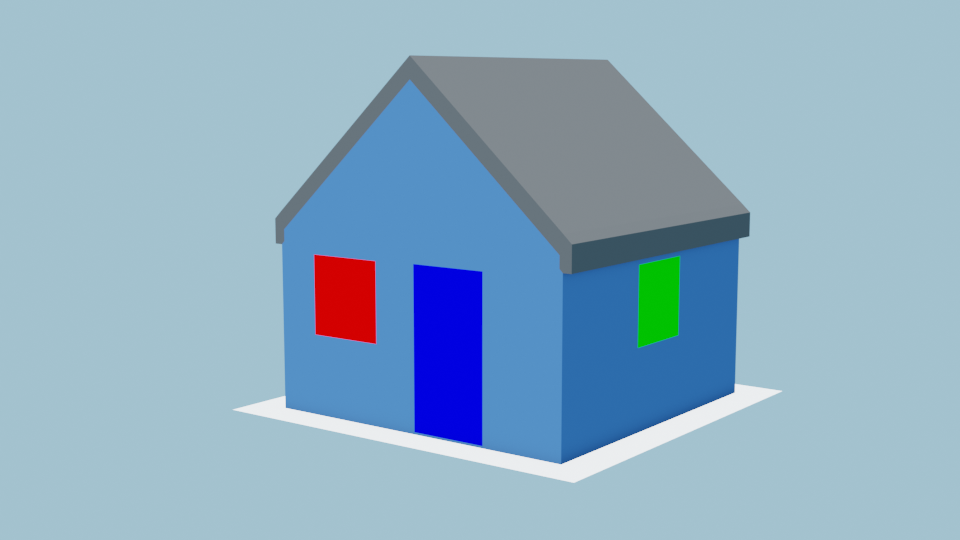
#> input picture data/house1.png, 960 x 540 px
$ jupyter execute --allow-errors test.ipynb
#> lines starting #> are read from the running program, lines starting #| are printed output that depends on the picture
### image_processing/colors.py
import numpy as np
import cv2
import util

import stereo_geometry.transformations as tfs

##############################################################################################################
###                                             RGB <-> sRGB
##############################################################################################################

def bgr2rgb(image):
    #reverse order
    return image[:,:,::-1]

# [51 lines left out: functions rgb2srgb, srgb2rgb, normHSV, rgb2hsv, hsv2rgb, not called in this run]

def srgb2hsv(im):
    return rgb2hsv(srgb2rgb(im))

def hsv2srgb(im):
    return hsv2rgb(rgb2srgb(im))

##############################################################################################################
###                                             sRGB <-> XYZ
###                                             RGB <-> XYZ
##############################################################################################################

#map XYZ to [0,1]
# [10 lines left out: function normXYZ, not called in this run]

#expects [0,255]
def rgb2xyz(image):
    imRGB = util.map1(image).copy()

    #transform matrix from RGB to XYZ
    T = np.array([
        [0.4124, 0.3576, 0.1805],
        [0.2126, 0.7152, 0.0722],
        [0.0193, 0.1192, 0.9505]
    ])

    #transform
    im = tfs.transform2d(imRGB, T)

    return util.map255(normXYZ(im))

#expects [0,255]
# [14 lines left out: function xyz2rgb, not called in this run]

def srgb2xyz(im):
    return rgb2xyz(srgb2rgb(im))

def xyz2srgb(im):
    return xyz2rgb(rgb2srgb(im))

##############################################################################################################
###                                             XYZ <-> Lab
###                                             sRGB <-> Lab
###                                             RGB <-> Lab
##############################################################################################################

WHITE = np.array([0.95047, 1.00000, 1.08883]) #D65 reference white

# [83 lines left out: functions normLab, xyz2lab, lab2xyz, not called in this run]

def rgb2lab(im):
    return xyz2lab(rgb2xyz(im))

def lab2rgb(im):
    return xyz2rgb(lab2xyz(im))

def srgb2lab(im):
    return xyz2lab(srgb2xyz(im))

def lab2srgb(im):
    return xyz2srgb(lab2xyz(im))

### util.py
import numpy as np
import matplotlib.pyplot as plt
import matplotlib.lines as Lines
import cv2
import math

##############################################################################################################
###                                        OpenCV and Matplotlib
##############################################################################################################

#display points
def plotPoints(ax, points, color='red'):
    ax.scatter(points, color=color)

#display lines
# [16 lines left out: function plotLines, not called in this run]

def plotPointCloud():
    pass

##############################################################################################################
###                                             Math
##############################################################################################################

#skew symmetric cross product matrix of vector
# [6 lines left out: function skew, not called in this run]

#normalize image
def map1(image):
    return image.astype(np.float32) / 255

#denormalize image
def map255(image):
    return (image * 255).astype(np.uint8)

#line intersections
# [33 lines left out: functions computIntersections, computeRadialIntersections, not called in this run]

### test.ipynb
[cell 1]
import numpy as np
import matplotlib.pyplot as plt

import cv2
import util

import image_processing.colors as colors
import image_processing.filters as filter

[cell 2]
#Load and diaplay image
image = cv2.imread('data/house1.png')
#> image is the input picture: shape (540, 960, 3); mean B, G, R 194.9, 172.7, 141.3
image = colors.bgr2rgb(image)
#> in bgr2rgb, `return image[:,:,::-1]`:
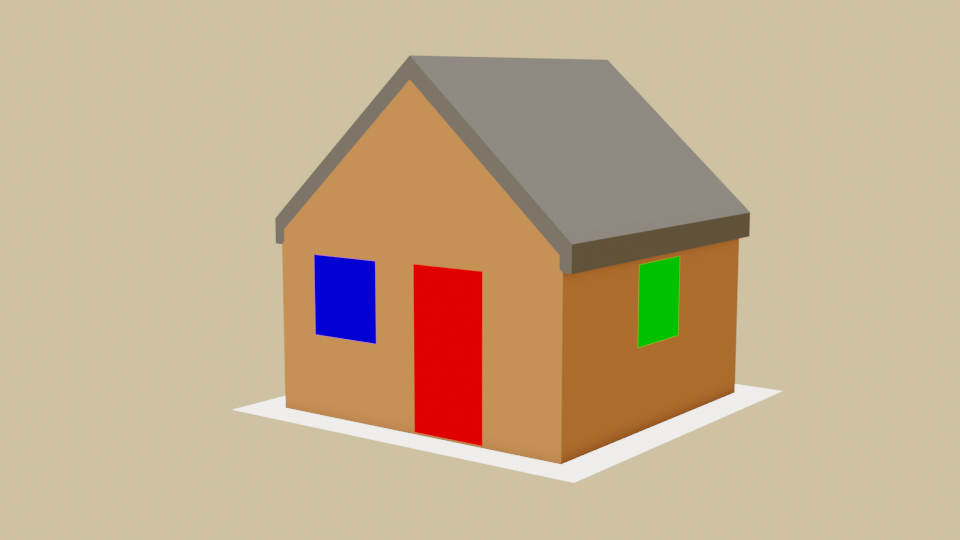
#> returned value: shape (540, 960, 3); mean of channels 0, 1, 2 141.3, 172.7, 194.9; drawn as B, G, R
plt.imshow(image)

[cell 3]
fig, ax = plt.subplots(4, 3) # rows: RGB, HSV, XYZ, LAB and cols: OpenCV, Custom, Reprojection
fig.suptitle('Color Space Tests')

#display built int for comparisons
xyzcv = cv2.cvtColor(image, cv2.COLOR_RGB2XYZ)
#> xyzcv: shape (540, 960, 3); mean of channels 0, 1, 2 155.2, 167.6, 208.5
ax[0,0].set_xlabel('OpenCV XYZ')
ax[0,0].imshow(xyzcv)

labcv = cv2.cvtColor(image, cv2.COLOR_RGB2LAB)
#> labcv: shape (540, 960, 3); mean of channels 0, 1, 2 177.5, 124, 114.1
ax[0,1].set_xlabel('OpenCV Lab')
ax[0,1].imshow(labcv)

#Convert to xyz and test
#> (the rest of this cell did not finish here and is left out)

xyz_msg = 'XYZ color space'
ax[1,0].set_xlabel(xyz_msg)
ax[1,0].imshow(xyz)

#Convert to Lab and test
lab = colors.rgb2lab(image)
lab_msg = 'Lab color space'
ax[1,1].set_xlabel(lab_msg)
ax[1,1].imshow(lab)

#Convert to rgb and test
rgb1 = colors.xyz2rgb(xyz)
xyz_msg = 'XYZ to RGB'
ax[2,0].set_xlabel(xyz_msg)
ax[2,0].imshow(rgb1)

#Convert to Lab and test
rgb2 = colors.lab2rgb(image)
lab_msg = 'Lab ro RGB'
ax[2,1].set_xlabel(lab_msg)
ax[2,1].imshow(colors.xyz2rgb(colors.rgb2xyz(image)))#rgb1)


$ run again, with data/house2.png copied over data/house1.png
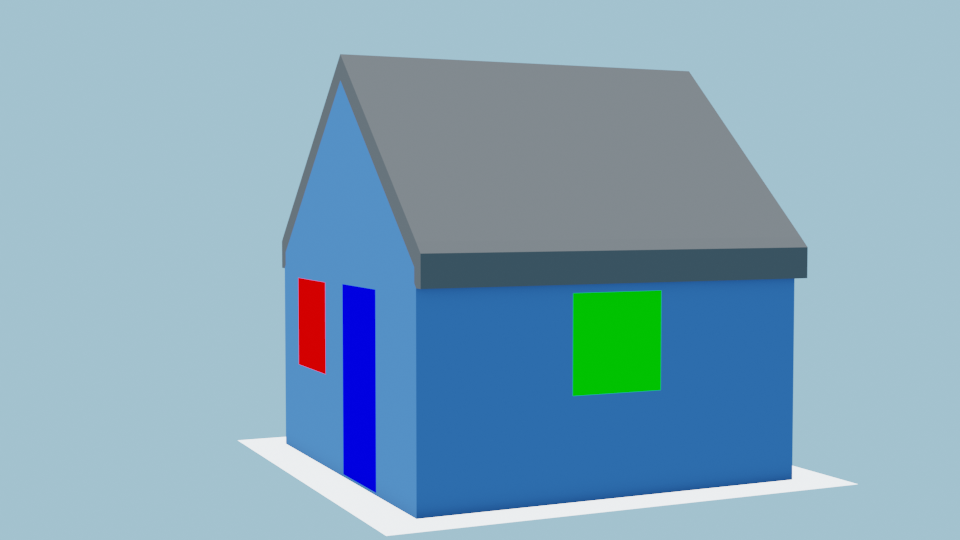
#> input picture data/house2.png, 960 x 540 px
#> image is the input picture: shape (540, 960, 3); mean B, G, R 185.7, 165.9, 131.4
#> in bgr2rgb, `return image[:,:,::-1]`:
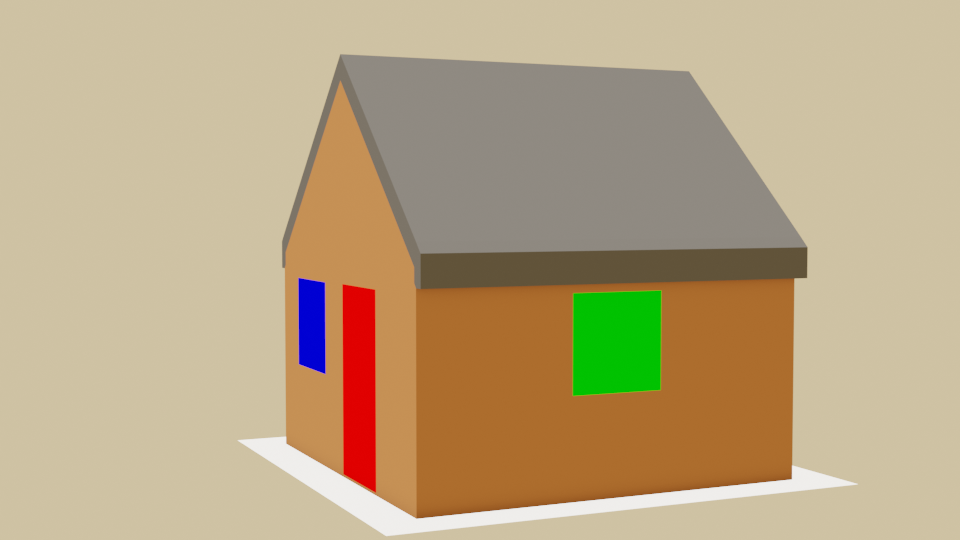
#> returned value: shape (540, 960, 3); mean of channels 0, 1, 2 131.4, 165.9, 185.7; drawn as B, G, R
#> xyzcv: shape (540, 960, 3); mean of channels 0, 1, 2 147.1, 160, 198.7
#> labcv: shape (540, 960, 3); mean of channels 0, 1, 2 169.9, 123.2, 114.4
